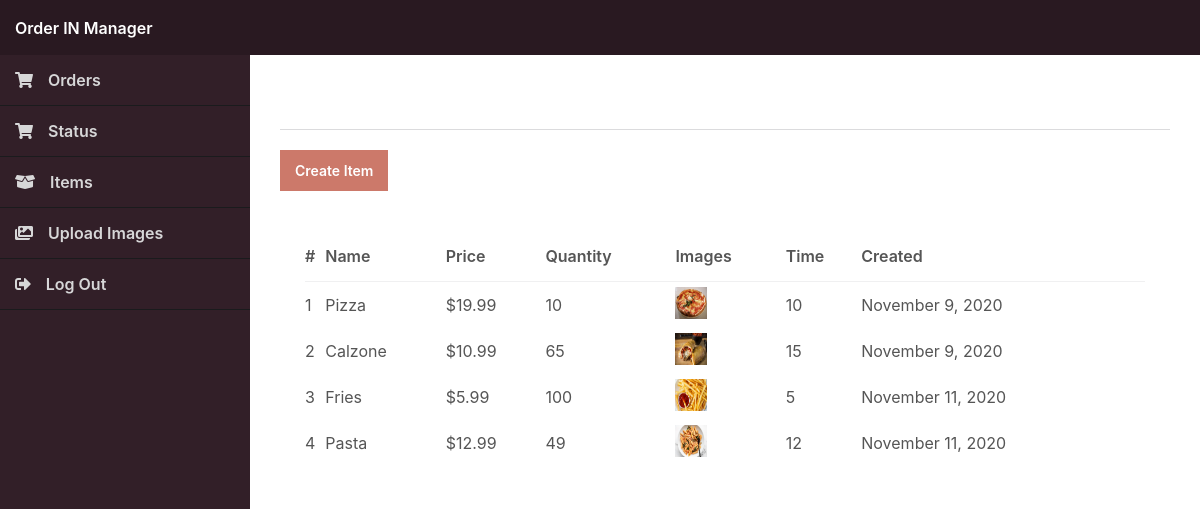
/manager/index.php?page=items (signed in), run on the app's committed database.
### tables this page shows
CREATE TABLE `items` (
  `id` int(11) NOT NULL,
  `name` varchar(200) NOT NULL,
  `desc` text NOT NULL,
  `price` decimal(7,2) NOT NULL,
  `quantity` int(11) NOT NULL,
  `img` text NOT NULL,
  `time` int(2) NOT NULL,
  `date_added` datetime NOT NULL DEFAULT current_timestamp()
);

### manager/index.php (called while the page is built, shortened)
<?php
include '../functions.php';
$page = isset($_GET['page']) && file_exists($_GET['page'] . '.php') ? $_GET['page'] : 'orders';
include $page . '.php';
?>

### manager/items.php (the view, shortened to what this page needs)
<?php
$restaurant = isset($_SESSION['account_rID']) ? $_SESSION['account_rID'] : '';
$stmt = $pdo->prepare('SELECT i.*, GROUP_CONCAT(ii.img) AS imgs FROM items i LEFT JOIN items_images ii ON i.id = ii.item_id JOIN items_restaurants ir ON ir.restaurant_id = :restaurant_id AND ir.item_id = i.id JOIN restaurants r ON r.id = ir.restaurant_id GROUP BY i.id ORDER BY i.date_added ASC');
$stmt->bindValue(':restaurant_id', $restaurant, PDO::PARAM_INT);
$stmt->execute();
$items = $stmt->fetchAll(PDO::FETCH_ASSOC);
?>
<?=template_manager_header('Items')?>
<h2>Items</h2>
<div class="links">
    <a href="index.php?page=item">Create Item</a>
</div>
<div class="content-block">
    <div class="table">
        <table>
            <thead>
                <tr>
                    <td class="responsive-hidden">#</td>
                    <td>Name</td>
                    <td>Price</td>
                    <td>Quantity</td>
                    <td class="responsive-hidden">Images</td>
                    <td>Time</td>
                    <td class="responsive-hidden">Created</td>
                </tr>
            </thead>
            <tbody>
                <?php if (empty($items)): ?>
                <tr>
                    <td colspan="8" style="text-align:center;">There are no items</td>
                </tr>
                <?php else: ?>
                <?php foreach ($items as $item): ?>
                <tr class="details" onclick="location.href='index.php?page=item&id=<?=$item['id']?>'">
                    <td class="responsive-hidden"><?=$item['id']?></td>
                    <td><?=$item['name']?></td>
                    <td><?=currency_code?><?=number_format($item['price'], 2)?></td>
                    <td><?=$item['quantity']?></td>
                    <td class="responsive-hidden">
                        <?PHP foreach (explode(',',$item['imgs']) as $img): ?>
                        <img src="../imgs/<?=$img?>" width="32" height="32" alt="<?=$img?>">
                        <?php endforeach; ?>
                    </td>
                    <td><?=$item['time']?></td>
                    <td class="responsive-hidden"><?=date('F j, Y', strtotime($item['date_added']))?></td>
                </tr>
                <?php endforeach; ?>
                <?php endif; ?>
            </tbody>
        </table>
    </div>
</div>
<?=template_manager_footer()?>

### manager/manager.css (style rules this page uses)
* { box-sizing: border-box; font-family: -apple-system, BlinkMacSystemFont, "segoe ui", roboto, oxygen, ubuntu, cantarell, "fira sans", "droid sans", "helvetica neue", Arial, sans-serif; font-size: 16px; -webkit-font-smoothing: antialiased; -moz-osx-font-smoothing: grayscale; }
html { height: 100%; }
body { position: relative; min-height: 100%; color: #555555; background-image: url(../imgs/background.jpg); background-size: cover; margin: 0; }
h1, h2, h3, h4, h5 { color: white; margin: 0; padding: 0; }
main h2 { font-size: 20px; padding-bottom: 20px; border-bottom: 1px solid #dbdbdd; }
main .content-block { background-color: #fff; margin-top: 25px; padding: 15px; }
main .table { padding: 0 10px; }
main .table table { width: 100%; border-collapse: collapse; }
main .table table thead td { font-weight: 600; padding: 15px 0; }
main .table table thead tr { border-bottom: 1px solid #f0f0f1; }
main .table table tbody td { padding: 5px 0; }
main .table table .details { cursor: pointer; }
main .links { display: flex; flex-flow: wrap; padding-top: 20px; }
main .links a { display: inline-flex; text-decoration: none; background: #CC796A; color: #FFFFFF; padding: 12px 15px; margin-right: 10px; font-size: 14px; font-weight: 600; }

### data on the page
items: id "1", name "Pizza", price "19.99", quantity "10", shows a picture, time "10", date_added "November 9, 2020"
items: id "2", name "Calzone", price "10.99", quantity "65", shows a picture, time "15", date_added "November 9, 2020"
items: id "3", name "Fries", price "5.99", quantity "100", shows a picture, time "5", date_added "November 11, 2020"
items: id "4", name "Pasta", price "12.99", quantity "49", shows a picture, time "12", date_added "November 11, 2020"
